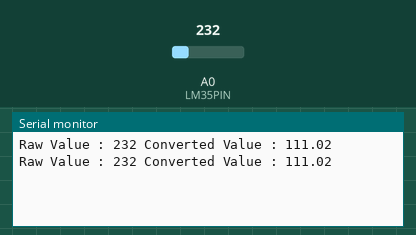
Recording of a sketch running on a simulated Arduino Uno, built for the host (arithmetic inside an expression is 32-bit, double 64-bit). On the bench: the last lines printed to the serial monitor. The test bench sets the inputs (shaded band); at power-on: A0 (LM35PIN) = 232.

Above: at 1.8 s.
1.9 s: A0 (LM35PIN) set to 250
At 2.3 s:
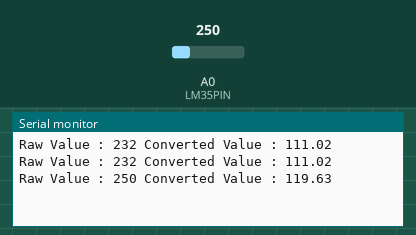
3.4 s: A0 (LM35PIN) set to 266
At 4.8 s:
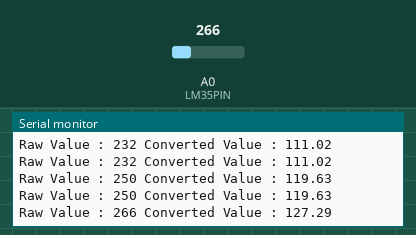
Timing chart, 0 to 6.4 s (numbered marks = the images above; inputs shaded):
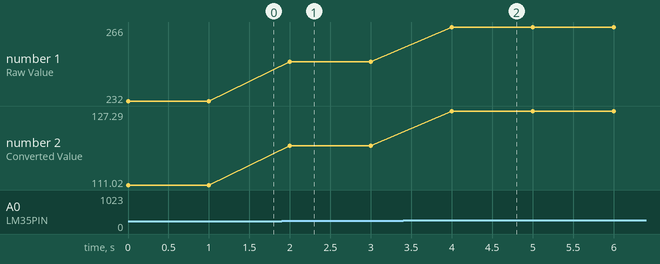

Measured:
- after the input at 1.9 s, the serial monitor: prints a new line after 0.10 s (image 1)
- after the input at 3.4 s, the serial monitor: prints a new line after 0.60 s (image 2)
- plotted number 1: 232 → 250 after the input at 1.9 s, 250 → 266 after the input at 3.4 s
- plotted number 2: 111.02 → 119.63 after the input at 1.9 s, 119.63 → 127.29 after the input at 3.4 s

The sketch:

TEstTempAmb.ino
```cpp
#define LM35PIN A0

void setup()
{
  analogReference(INTERNAL1V1);
  Serial.begin(9600);
  pinMode(LM35PIN, INPUT);
}

void loop()
{
  int AnalogValue = analogRead(LM35PIN);
  Serial.print("Raw Value : ");
  Serial.print(AnalogValue);
  double TempC = (4.9 * (double)(AnalogValue) * 100.0)/1024.0;
  Serial.print(" Converted Value : ");
  Serial.println(TempC);
  delay(1000);

}
```
